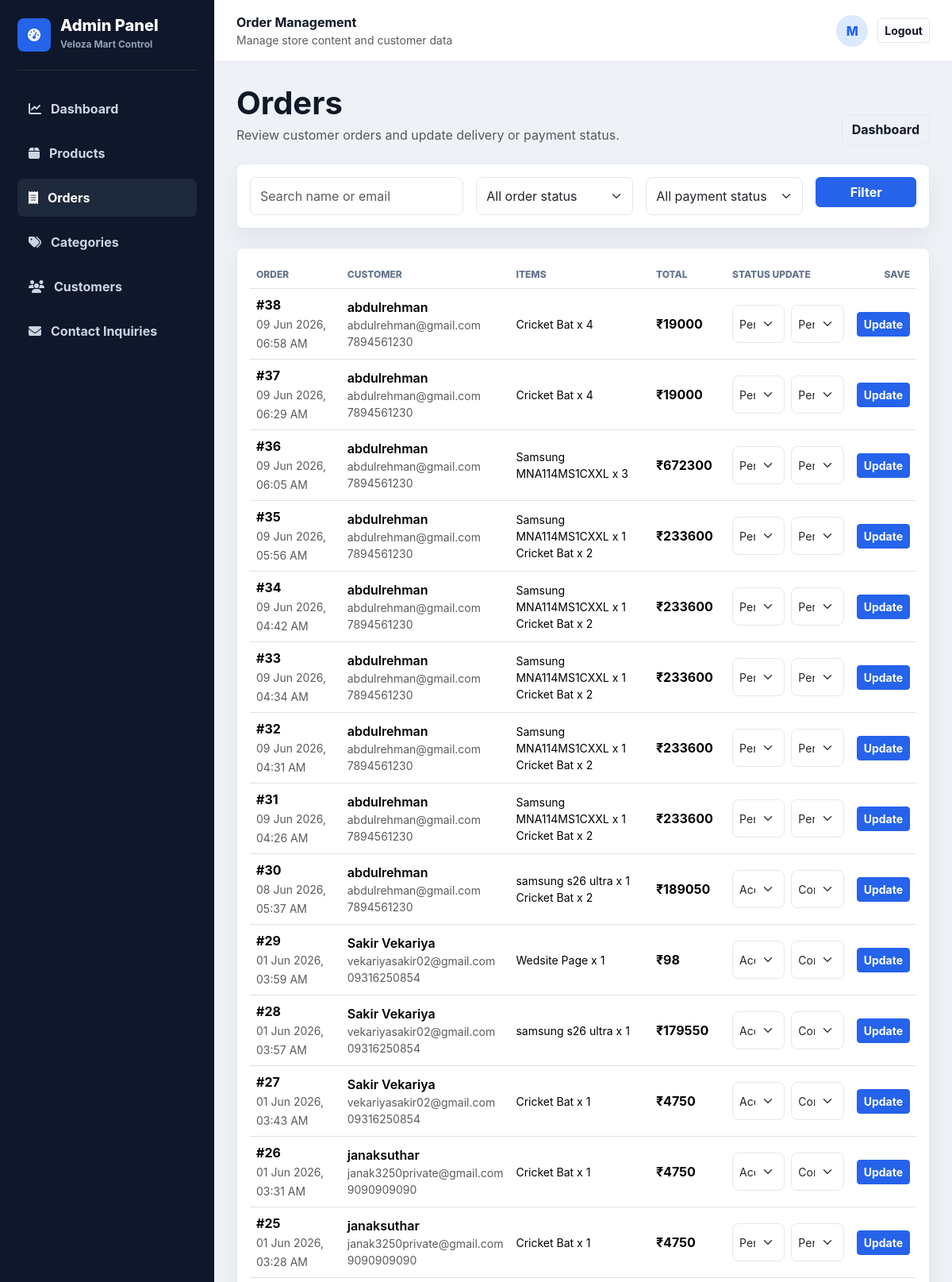
/admin-orders/ (signed in, upper part), run on the app's committed database.
### main/models.py (models this page shows, shortened)
class Order(models.Model):
    user = models.ForeignKey(User, on_delete=models.CASCADE)
    name = models.CharField(max_length=100)
    email = models.EmailField()
    phone = models.CharField(max_length=15)
    address = models.TextField()
    total_amount = models.IntegerField()
    payment_method = models.CharField(max_length=50)
    payment_status = models.CharField(max_length=50, default="Pending")
    order_status = models.CharField(max_length=50, default="Pending")
    created_at = models.DateTimeField(auto_now_add=True)

class OrderItem(models.Model):
    order = models.ForeignKey(Order, on_delete=models.CASCADE)
    product = models.ForeignKey(Product, on_delete=models.CASCADE)
    quantity = models.IntegerField()
    price = models.IntegerField()
    subtotal = models.IntegerField()
    discount_percentage = models.FloatField(default=0)
    discount_amount = models.FloatField(default=0)

class Product(models.Model):
    CATEGORY_CHOICES = [
        ('Electronics', 'Electronics'),
        ('Fashion', 'Fashion'),
        ('Clothing', 'Clothing'),
        ('Shoes', 'Shoes'),
        ('Mobiles', 'Mobiles'),
        ('Laptops', 'Laptops'),
        ('Watches', 'Watches'),
        ('Beauty', 'Beauty'),
        ('Furniture', 'Furniture'),
        ('Groceries', 'Groceries'),
        ('Sports', 'Sports'),
        ('Books', 'Books'),
        ('Toys', 'Toys'),
        ('Kitchen', 'Kitchen'),
        ('Accessories', 'Accessories'),
        ('Poultry', 'Poultry'),       # <-- Naya choice joda
        ('Branding', 'Branding'),     # <-- Naya choice joda
    ]
    name = models.CharField(max_length=100)
    price = models.FloatField()
    description = models.TextField()
    image = CloudinaryField('image', blank=True, null=True)
    stock = models.PositiveIntegerField(default=0)
    category = models.CharField(
        max_length=100,
        choices=CATEGORY_CHOICES
    )
    discount_percentage = models.FloatField(default=0, help_text="Discount in percentage")

### main/admin_views.py (the view)
# urls.py: path("admin-orders/", admin_orders, name="admin_orders"),
def admin_orders(request):
    if not admin_required(request):
        return redirect("login")
    status = request.GET.get("status", "").strip()
    payment = request.GET.get("payment", "").strip()
    search = request.GET.get("search", "").strip()
    orders = Order.objects.all().order_by("-created_at")
    if status:
        orders = orders.filter(order_status=status)
    if payment:
        orders = orders.filter(payment_status=payment)
    if search:
        orders = orders.filter(email__icontains=search) | orders.filter(name__icontains=search)
    context = {
        "orders": orders.prefetch_related("orderitem_set__product"),
        "order_status_choices": ORDER_STATUS_CHOICES,
        "payment_status_choices": PAYMENT_STATUS_CHOICES,
        "selected_status": status,
        "selected_payment": payment,
        "search": search,
    }
    return render(request, "admin-orders.html", context)

### main/admin_views.py (called while the page is built)
def admin_required(request):
    return request.session.get("admin")

### main/templates/admin-orders.html (shortened to what this page needs)
{% extends "admin-base.html" %}
{% block admin_orders_active %}active{% endblock %}
{% block page_label %}Order Management{% endblock %}
{% block content %}
<div class="d-flex flex-wrap justify-content-between align-items-end gap-3 mb-4">
    <div>
        <h1 class="fw-bold mb-1">Orders</h1>
        <p class="text-muted mb-0">Review customer orders and update delivery or payment status.</p>
    </div>
    <a href="/admin-dashboard/" class="btn btn-outline-admin">Dashboard</a>
</div>
<div class="admin-card p-3 mb-4">
    <form class="row g-3">
        <div class="col-lg-4">
            <input type="text" name="search" value="{{ search }}" class="form-control" placeholder="Search name or email">
        </div>
        <div class="col-lg-3">
            <select name="status" class="form-select">
                <option value="">All order status</option>
            </select>
        </div>
        <div class="col-lg-3">
            <select name="payment" class="form-select">
                <option value="">All payment status</option>
            </select>
        </div>
        <div class="col-lg-2">
            <button class="btn btn-admin w-100">Filter</button>
        </div>
    </form>
</div>
<div class="admin-card p-3">
    <div class="table-responsive">
        <table class="table table-hover align-middle mb-0">
            <thead>
                <tr>
                    <th>Order</th>
                    <th>Customer</th>
                    <th>Items</th>
                    <th>Total</th>
                    <th>Status Update</th>
                    <th class="text-end">Save</th>
                </tr>
            </thead>
            <tbody>
                {% for order in orders %}
                <tr>
                    <td>
                        <div class="fw-bold">#{{ order.id }}</div>
                        <span class="text-muted small">{{ order.created_at|date:"d M Y, h:i A" }}</span>
                    </td>
                    <td>
                        <div class="fw-semibold">{{ order.name }}</div>
                        <div class="text-muted small">{{ order.email }}</div>
                        <div class="text-muted small">{{ order.phone }}</div>
                    </td>
                    <td>
                        {% for item in order.orderitem_set.all %}
                            <div class="small">{{ item.product.name }} x {{ item.quantity }}</div>
                        {% endfor %}
                    </td>
                    <td class="fw-bold">&#8377;{{ order.total_amount }}</td>
                    <td>
                        <form method="POST" action="{% url 'update_order_status' order.id %}" class="row g-2">
                            <div class="col-md-6">
                                <select name="order_status" class="form-select form-select-sm">
                                    {% for status in order_status_choices %}
                                    <option value="{{ status }}" {% if order.order_status == status %}selected{% endif %}>{{ status }}</option>
                                    {% endfor %}
                                </select>
                            </div>
                            <div class="col-md-6">
                                <select name="payment_status" class="form-select form-select-sm">
                                    {% for status in payment_status_choices %}
                                    <option value="{{ status }}" {% if order.payment_status == status %}selected{% endif %}>{{ status }}</option>
                                    {% endfor %}
                                </select>
                            </div>
                    </td>
                    <td class="text-end">
                            <button class="btn btn-admin btn-sm">Update</button>
                    </td>
                </tr>
                {% empty %}
                <tr><td colspan="6" class="text-center text-muted py-5">No orders found</td></tr>
                {% endfor %}
            </tbody>
        </table>
    </div>
</div>
{% endblock %}

### main/templates/admin-base.html (style rules this page uses)
:root { --admin-bg: #eef2f7; --admin-sidebar: #0f172a; --admin-sidebar-soft: #1e293b; --admin-text: #111827; --admin-muted: #64748b; --admin-line: #e5e7eb; --admin-surface: #ffffff; --admin-brand: #2563eb; --admin-brand-dark: #1d4ed8; }
* { box-sizing: border-box; }
body { background: var(--admin-bg); color: var(--admin-text); font-family: Inter, Arial, sans-serif; margin: 0; }
.admin-card { background: var(--admin-surface); border: 1px solid var(--admin-line); border-radius: 8px; box-shadow: 0 12px 30px rgba(15, 23, 42, 0.06); }
.btn-admin { background: var(--admin-brand); border-color: var(--admin-brand); color: white; font-weight: 700; }
.btn-outline-admin { border-color: var(--admin-line); color: var(--admin-text); font-weight: 700; }
.form-control, .form-select { border-color: var(--admin-line); border-radius: 8px; min-height: 48px; }
.table th { color: var(--admin-muted); font-size: 12px; font-weight: 850; text-transform: uppercase; }

### data on the page
Order: id "38", created_at "09 Jun 2026, 06:58 AM", name "abdulrehman", email "abdulrehman@gmail.com", phone "7894561230", total_amount "19000", order_status "Pending", payment_status "Pending"
OrderItem: product.name "Cricket Bat", quantity "4"
Order: id "37", created_at "09 Jun 2026, 06:29 AM", name "abdulrehman", email "abdulrehman@gmail.com", phone "7894561230", total_amount "19000", order_status "Pending", payment_status "Pending"
OrderItem: product.name "Cricket Bat", quantity "4"
Order: id "36", created_at "09 Jun 2026, 06:05 AM", name "abdulrehman", email "abdulrehman@gmail.com", phone "7894561230", total_amount "672300", order_status "Pending", payment_status "Pending"
OrderItem: product.name "Samsung MNA114MS1CXXL", quantity "3"
Order: id "35", created_at "09 Jun 2026, 05:56 AM", name "abdulrehman", email "abdulrehman@gmail.com", phone "7894561230", total_amount "233600", order_status "Pending", payment_status "Pending"
OrderItem: product.name "Samsung MNA114MS1CXXL", quantity "1"
OrderItem: product.name "Cricket Bat", quantity "2"
Order: id "34", created_at "09 Jun 2026, 04:42 AM", name "abdulrehman", email "abdulrehman@gmail.com", phone "7894561230", total_amount "233600", order_status "Pending", payment_status "Pending"
OrderItem: product.name "Samsung MNA114MS1CXXL", quantity "1"
OrderItem: product.name "Cricket Bat", quantity "2"
Order: id "33", created_at "09 Jun 2026, 04:34 AM", name "abdulrehman", email "abdulrehman@gmail.com", phone "7894561230", total_amount "233600", order_status "Pending", payment_status "Pending"
OrderItem: product.name "Samsung MNA114MS1CXXL", quantity "1"
OrderItem: product.name "Cricket Bat", quantity "2"
Order: id "32", created_at "09 Jun 2026, 04:31 AM", name "abdulrehman", email "abdulrehman@gmail.com", phone "7894561230", total_amount "233600", order_status "Pending", payment_status "Pending"
OrderItem: product.name "Samsung MNA114MS1CXXL", quantity "1"
OrderItem: product.name "Cricket Bat", quantity "2"
Order: id "31", created_at "09 Jun 2026, 04:26 AM", name "abdulrehman", email "abdulrehman@gmail.com", phone "7894561230", total_amount "233600", order_status "Pending", payment_status "Pending"
OrderItem: product.name "Samsung MNA114MS1CXXL", quantity "1"
OrderItem: product.name "Cricket Bat", quantity "2"
Order: id "30", created_at "08 Jun 2026, 05:37 AM", name "abdulrehman", email "abdulrehman@gmail.com", phone "7894561230", total_amount "189050", order_status "Accepted", payment_status "Completed"
OrderItem: product.name "samsung s26 ultra", quantity "1"
OrderItem: product.name "Cricket Bat", quantity "2"
Order: id "29", created_at "01 Jun 2026, 03:59 AM", name "Sakir Vekariya", email "vekariyasakir02@gmail.com", phone "09316250854", total_amount "98", order_status "Accepted", payment_status "Completed"
OrderItem: product.name "Wedsite Page", quantity "1"
Order: id "28", created_at "01 Jun 2026, 03:57 AM", name "Sakir Vekariya", email "vekariyasakir02@gmail.com", phone "09316250854", total_amount "179550", order_status "Accepted", payment_status "Completed"
OrderItem: product.name "samsung s26 ultra", quantity "1"
Order: id "27", created_at "01 Jun 2026, 03:43 AM", name "Sakir Vekariya", email "vekariyasakir02@gmail.com", phone "09316250854", total_amount "4750", order_status "Accepted", payment_status "Completed"
OrderItem: product.name "Cricket Bat", quantity "1"
Order: id "26", created_at "01 Jun 2026, 03:31 AM", name "janaksuthar", email "janak3250private@gmail.com", phone "9090909090", total_amount "4750", order_status "Accepted", payment_status "Completed"
OrderItem: product.name "Cricket Bat", quantity "1"
Order: id "25", created_at "01 Jun 2026, 03:28 AM", name "janaksuthar", email "janak3250private@gmail.com", phone "9090909090", total_amount "4750", order_status "Pending", payment_status "Pending"
OrderItem: product.name "Cricket Bat", quantity "1"

### other printed values
{{ request.session.user_name|default:"A"|first }} "M"
